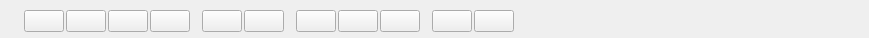
<?xml version="1.0" encoding="UTF-8"?>
<ui version="4.0">
 <class>PlaybackCtrl</class>
 <widget class="QWidget" name="PlaybackCtrl">
  <property name="geometry">
   <rect>
    <x>0</x>
    <y>0</y>
    <width>869</width>
    <height>38</height>
   </rect>
  </property>
  <property name="windowTitle">
   <string>Form</string>
  </property>
  <layout class="QHBoxLayout" name="horizontalLayout_5">
   <property name="spacing">
    <number>12</number>
   </property>
   <property name="leftMargin">
    <number>24</number>
   </property>
   <property name="topMargin">
    <number>4</number>
   </property>
   <property name="rightMargin">
    <number>0</number>
   </property>
   <property name="bottomMargin">
    <number>0</number>
   </property>
   <item>
    <layout class="QHBoxLayout" name="horizontalLayout">
     <property name="spacing">
      <number>2</number>
     </property>
     <item>
      <widget class="QPushButton" name="pushButtonPlay">
       <property name="text">
        <string/>
       </property>
       <property name="icon">
        <iconset resource="../../res/src.qrc">
         <normaloff>:/img/playback_start.png</normaloff>:/img/playback_start.png</iconset>
       </property>
       <property name="iconSize">
        <size>
         <width>24</width>
         <height>24</height>
        </size>
       </property>
      </widget>
     </item>
     <item>
      <widget class="QPushButton" name="pushButtonPause">
       <property name="text">
        <string/>
       </property>
       <property name="icon">
        <iconset resource="../../res/src.qrc">
         <normaloff>:/img/playback_pause.png</normaloff>:/img/playback_pause.png</iconset>
       </property>
       <property name="iconSize">
        <size>
         <width>24</width>
         <height>24</height>
        </size>
       </property>
      </widget>
     </item>
     <item>
      <widget class="QPushButton" name="pushButtonStop">
       <property name="text">
        <string/>
       </property>
       <property name="icon">
        <iconset resource="../../res/src.qrc">
         <normaloff>:/img/playback_stop.png</normaloff>:/img/playback_stop.png</iconset>
       </property>
       <property name="iconSize">
        <size>
         <width>24</width>
         <height>24</height>
        </size>
       </property>
      </widget>
     </item>
     <item>
      <widget class="QPushButton" name="pushButtonReverse">
       <property name="minimumSize">
        <size>
         <width>0</width>
         <height>0</height>
        </size>
       </property>
       <property name="maximumSize">
        <size>
         <width>16777215</width>
         <height>16777215</height>
        </size>
       </property>
       <property name="text">
        <string/>
       </property>
       <property name="icon">
        <iconset resource="../../res/src.qrc">
         <normaloff>:/img/playback_rewind.png</normaloff>:/img/playback_rewind.png</iconset>
       </property>
       <property name="iconSize">
        <size>
         <width>24</width>
         <height>24</height>
        </size>
       </property>
      </widget>
     </item>
    </layout>
   </item>
   <item>
    <layout class="QHBoxLayout" name="horizontalLayout_2">
     <property name="spacing">
      <number>2</number>
     </property>
     <item>
      <widget class="QPushButton" name="pushButtonPreviousFrame">
       <property name="text">
        <string/>
       </property>
       <property name="icon">
        <iconset resource="../../res/src.qrc">
         <normaloff>:/img/playback_step_prev.png</normaloff>:/img/playback_step_prev.png</iconset>
       </property>
       <property name="iconSize">
        <size>
         <width>24</width>
         <height>24</height>
        </size>
       </property>
      </widget>
     </item>
     <item>
      <widget class="QPushButton" name="pushButtonNextFrame">
       <property name="text">
        <string/>
       </property>
       <property name="icon">
        <iconset resource="../../res/src.qrc">
         <normaloff>:/img/playback_step_next.png</normaloff>:/img/playback_step_next.png</iconset>
       </property>
       <property name="iconSize">
        <size>
         <width>24</width>
         <height>24</height>
        </size>
       </property>
      </widget>
     </item>
    </layout>
   </item>
   <item>
    <layout class="QHBoxLayout" name="horizontalLayout_3">
     <property name="spacing">
      <number>2</number>
     </property>
     <item>
      <widget class="QPushButton" name="pushButtonSlow">
       <property name="text">
        <string/>
       </property>
       <property name="icon">
        <iconset resource="../../res/src.qrc">
         <normaloff>:/img/playback_slow.png</normaloff>:/img/playback_slow.png</iconset>
       </property>
       <property name="iconSize">
        <size>
         <width>24</width>
         <height>24</height>
        </size>
       </property>
      </widget>
     </item>
     <item>
      <widget class="QPushButton" name="pushButtonFast">
       <property name="text">
        <string/>
       </property>
       <property name="icon">
        <iconset resource="../../res/src.qrc">
         <normaloff>:/img/playback_fast.png</normaloff>:/img/playback_fast.png</iconset>
       </property>
       <property name="iconSize">
        <size>
         <width>24</width>
         <height>24</height>
        </size>
       </property>
      </widget>
     </item>
     <item>
      <widget class="QPushButton" name="pushButtonRepeat">
       <property name="text">
        <string/>
       </property>
       <property name="icon">
        <iconset resource="../../res/src.qrc">
         <normaloff>:/img/poll.png</normaloff>:/img/poll.png</iconset>
       </property>
       <property name="iconSize">
        <size>
         <width>24</width>
         <height>24</height>
        </size>
       </property>
       <property name="checkable">
        <bool>true</bool>
       </property>
      </widget>
     </item>
    </layout>
   </item>
   <item>
    <layout class="QHBoxLayout" name="horizontalLayout_4">
     <property name="spacing">
      <number>2</number>
     </property>
     <item>
      <widget class="QPushButton" name="pushButtonPrevious">
       <property name="text">
        <string/>
       </property>
       <property name="icon">
        <iconset resource="../../res/src.qrc">
         <normaloff>:/img/playback_prev.png</normaloff>:/img/playback_prev.png</iconset>
       </property>
       <property name="iconSize">
        <size>
         <width>24</width>
         <height>24</height>
        </size>
       </property>
      </widget>
     </item>
     <item>
      <widget class="QPushButton" name="pushButtonNext">
       <property name="text">
        <string/>
       </property>
       <property name="icon">
        <iconset resource="../../res/src.qrc">
         <normaloff>:/img/playback_next.png</normaloff>:/img/playback_next.png</iconset>
       </property>
       <property name="iconSize">
        <size>
         <width>24</width>
         <height>24</height>
        </size>
       </property>
      </widget>
     </item>
    </layout>
   </item>
   <item>
    <spacer name="horizontalSpacer">
     <property name="orientation">
      <enum>Qt::Horizontal</enum>
     </property>
     <property name="sizeHint" stdset="0">
      <size>
       <width>40</width>
       <height>20</height>
      </size>
     </property>
    </spacer>
   </item>
  </layout>
 </widget>
 <resources>
  <include location="../../res/src.qrc"/>
 </resources>
 <connections/>
</ui>
